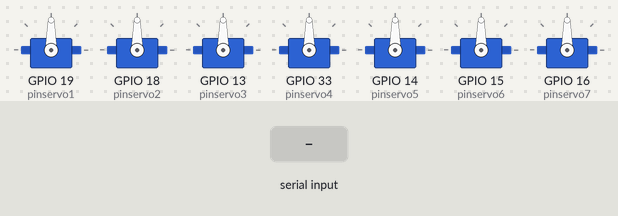
A sketch run on a simulated ESP32. Parts: 7 × servo. The inputs (shaded band) are chosen by the test bench. Nothing arrives over Bluetooth unless stated.

Above: at 3.2 s.
3.3 s: "s1" received over the second serial link
At 5.5 s:
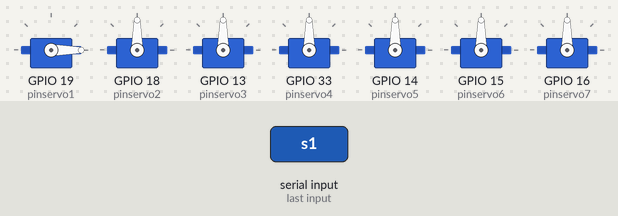
5.8 s: "s2" received over the second serial link
At 7.4 s:
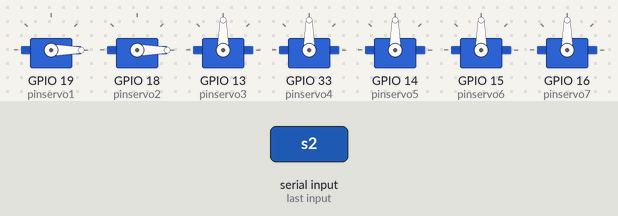
8.3 s: "s3" received over the second serial link
At 10.5 s:
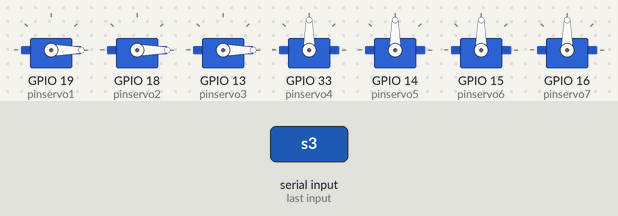
10.8 s: "s4" received over the second serial link
At 12.4 s:
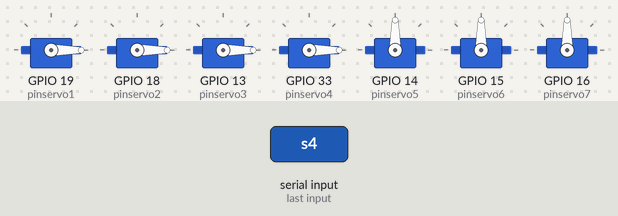
13.3 s: "s5" received over the second serial link
At 15.5 s:
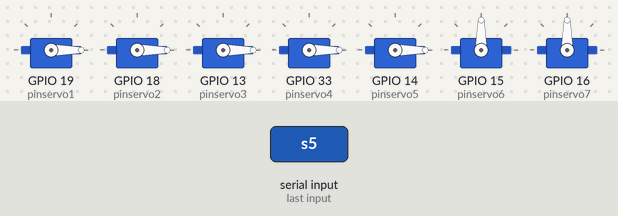
15.8 s: "s6" received over the second serial link
At 17.4 s:
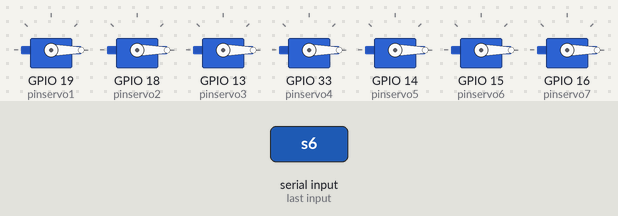
Timing chart, 0 to 18.9 s (numbered marks = the images above; inputs shaded):
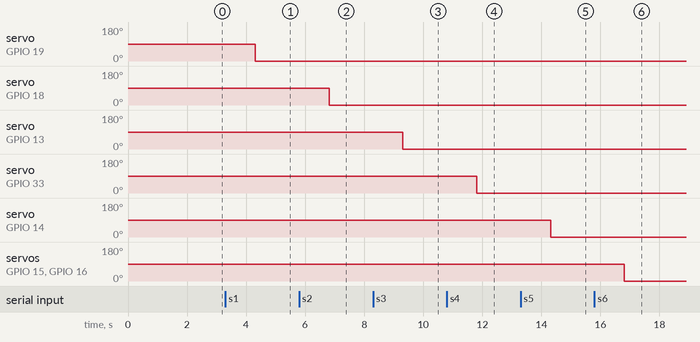

Measured:
- after the input at 3.3 s, servo on GPIO 19 (pinservo1): 90° → 0° after 1.0 s
- after the input at 5.8 s, servo on GPIO 18 (pinservo2): 90° → 0° after 1.0 s
- after the input at 8.3 s, servo on GPIO 13 (pinservo3): 90° → 0° after 1.0 s
- after the input at 10.8 s, servo on GPIO 33 (pinservo4): 90° → 0° after 1.0 s
- after the input at 13.3 s, servo on GPIO 14 (pinservo5): 90° → 0° after 1.0 s
- after the input at 15.8 s, servo on GPIO 15 (pinservo6), servo on GPIO 16 (pinservo7): 90° → 0° after 1.0 s

The sketch:

C_digo_control_servos_con_variacion_de_velocidad_sin_PCA.ino
```cpp
#include <ESP32Servo.h>
#include <BluetoothSerial.h>

BluetoothSerial SerialBT;
Servo servo1; // Servo de la base
Servo servo2; // Servo del brazo
Servo servo3; // Servo de la muñeca
Servo servo4; // Servo del antebrazo
Servo servo5; // Servo de giro de muñeca
Servo servo6; // Servo de la garra
Servo servo7; // Servo de la garra

int pinservo1 = 19;
int pinservo2 = 18;
int pinservo3 = 13;
int pinservo4 = 33;
int pinservo5 = 14;
int pinservo6 = 15;
int pinservo7 = 16;
int vel; // Variable para la velocidad de movimiento de los servos

int s1Act, s2Act, s3Act, s4Act, s5Act, s6Act, s7Act;        // Posición actual de los servos
int s1Ant, s2Ant, s3Ant, s4Ant, s5Ant, s6Ant, s7Ant;       // Posición anterior de los servos
int s1[50], s2[50], s3[50], s4[50], s5[50], s6[50], s7[50]; // Matrices para almacenar las posiciones de cada servo

String bt, btS1, btS2, btS3, btS4, btS5, btS6, btS7, v;

void setup() {
  Serial.begin(115200);
  SerialBT.begin("ESP32_BT_Servo"); // Nombre del dispositivo Bluetooth
  servo1.attach(pinservo1);
  servo2.attach(pinservo2);
  servo3.attach(pinservo3);
  servo4.attach(pinservo4);
  servo5.attach(pinservo5);
  servo6.attach(pinservo6);
  servo7.attach(pinservo7);
  delay(2000);

  s1Ant = 90;  // Inicialización de la base en posición central
  servo1.write(s1Ant);

  // Inicialización de los servos del brazo y la muñeca en posición central
  s2Ant = 90;
  servo2.write(s2Ant);

  s3Ant = 90;
  servo3.write(s3Ant);

  // Inicialización del servo del antebrazo en posición central
  s4Ant = 90;
  servo4.write(s4Ant);

  // Inicialización del servo de giro de muñeca en posición central
  s5Ant = 90;
  servo5.write(s5Ant);

  // Inicialización de los servos de la garra en posición central
  s6Ant = 90;
  servo6.write(s6Ant);

  s7Ant = 90;
  servo7.write(s7Ant);
}

void loop() {
  if (SerialBT.available() > 0) {
    bt = SerialBT.readString();               // Leer cadena Bluetooth
    if (bt.startsWith("vel")) {
      v = bt.substring(3, bt.length());
      vel = v.toInt();                        // Convertir velocidad a entero
    }

    // Control del servo 1 - Base
    if (bt.startsWith("s1")) {
      btS1 = bt.substring(2, bt.length());
      s1Act = btS1.toInt();
      // Movimiento del servo con un barrido
      if (s1Ant > s1Act) {
        for (int j = s1Ant; j >= s1Act; j--) {
          servo1.write(j);
          delay(vel);
        }
      } else {
        for (int j = s1Ant; j <= s1Act; j++) {
          servo1.write(j);
          delay(vel);
        }
      }
      s1Ant = s1Act; // Actualizar posición anterior
    }

    // Control del servo 2 - Brazo
    if (bt.startsWith("s2")) {
      btS2 = bt.substring(2, bt.length());
      s2Act = btS2.toInt();
      // Movimiento del servo con un barrido
      if (s2Ant > s2Act) {
        for (int j = s2Ant; j >= s2Act; j--) {
          servo2.write(j);
          delay(vel);
        }
      } else {
        for (int j = s2Ant; j <= s2Act; j++) {
          servo2.write(j);
          delay(vel);
        }
      }
      s2Ant = s2Act; // Actualizar posición anterior
    }

    // Control del servo 3 - Muñeca
    if (bt.startsWith("s3")) {
      btS3 = bt.substring(2, bt.length());
      s3Act = btS3.toInt();
      // Movimiento del servo con un barrido
      if (s3Ant > s3Act) {
        for (int j = s3Ant; j >= s3Act; j--) {
          servo3.write(j);
          delay(vel);
        }
      } else {
        for (int j = s3Ant; j <= s3Act; j++) {
          servo3.write(j);
          delay(vel);
        }
      }
      s3Ant = s3Act; // Actualizar posición anterior
    }

    // Control del servo 4 - Antebrazo
    if (bt.startsWith("s4")) {
      btS4 = bt.substring(2, bt.length());
      s4Act = btS4.toInt();
      // Movimiento del servo con un barrido
      if (s4Ant > s4Act) {
        for (int j = s4Ant; j >= s4Act; j--) {
          servo4.write(j);
          delay(vel);
        }
      } else {
        for (int j = s4Ant; j <= s4Act; j++) {
          servo4.write(j);
          delay(vel);
        }
      }
      s4Ant = s4Act; // Actualizar posición anterior
    }

    // Control del servo 5 - Giro de muñeca
    if (bt.startsWith("s5")) {
      btS5 = bt.substring(2, bt.length());
      s5Act = btS5.toInt();
      // Movimiento del servo con un barrido
      if (s5Ant > s5Act) {
        for (int j = s5Ant; j >= s5Act; j--) {
          servo5.write(j);
          delay(vel);
        }
      } else {
        for (int j = s5Ant; j <= s5Act; j++) {
          servo5.write(j);
          delay(vel);
        }
      }
      s5Ant = s5Act; // Actualizar posición anterior
    }

    // Control de los servos 6 y 7 - Garra
    if (bt.startsWith("s6")) {
      btS6 = bt.substring(2, bt.length());
      s6Act = btS6.toInt();
      // Movimiento de los servos con un barrido para ambos
      if (s6Ant > s6Act) {
        for (int j = s6Ant; j >= s6Act; j--) {
          servo6.write(j);
          servo7.write(j);
          delay(vel);
        }
      } else {
        for (int j = s6Ant; j <= s6Act; j++) {
          servo6.write(j);
          servo7.write(j);
          delay(vel);
        }
      }
      s6Ant = s6Act; // Actualizar posición anterior
      s7Ant = s6Act; // Ambos servos de la garra se mueven juntos
    }
  }
}
```
